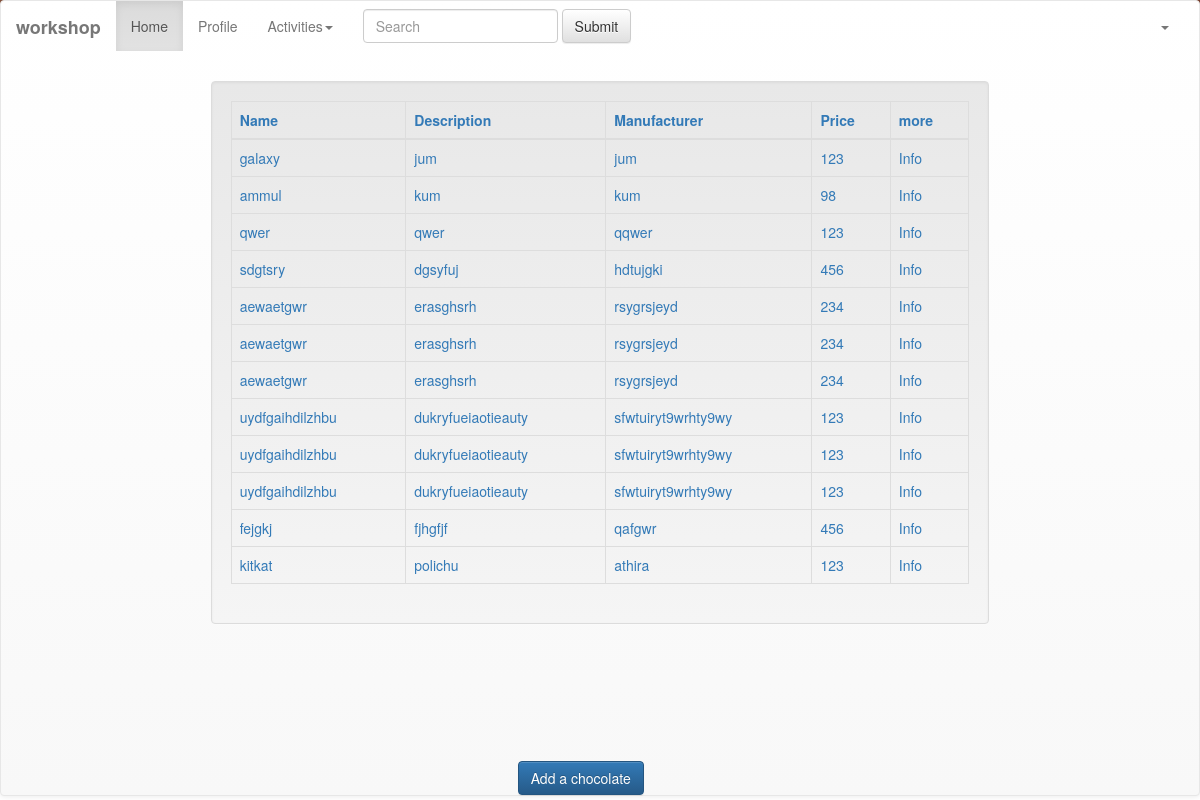
The page / (signed in) on the database its author committed.
### register/models.py (models this page shows)
class Chocolate(models.Model):
    id = models.AutoField(primary_key=True)
    name = models.CharField(_('Chocolate Name'),max_length=100,blank=True )
    discription = models.CharField(_('Chocolate Discription'),max_length=1000,blank=True )
    manufacturer = models.CharField(_('Chocolate Manufacturer'),max_length=100,blank=True )
    price = models.IntegerField(_('Chocolate Price'),
                                validators=[MaxValueValidator(1000), MinValueValidator(0)],
                                help_text=_('4 digits maximum'), blank=True, null=True)

### register/views.py (the view)
# urls.py: 2. Add a URL to urlpatterns: url(r'^$', Home.as_view(), name='home')
class Home(ListView):
    template_name = "index.html"
    def get_queryset(self):
        return Chocolate.objects.all()

### register/templates/index.html (shortened to what this page needs)
{%  load staticfiles %}<!DOCTYPE html>
<html lang="en">
<head>
    <link rel="stylesheet" href="{%  static 'css/bootstrap.min.css' %}">
    <link rel="stylesheet" href="{%  static 'css/bootstrap-theme.min.css' %}">
</head>
<body style="background-image: url({% static "images/choco.jpeg" %});background-repeat:no-repeat;background-size:100%;height: 140px;display:block;padding:0 !important;margin:0;" >
<nav class="navbar navbar-default">
    <div class="container-fluid">
        <div class="navbar-header">
            <a class="navbar-brand" href="#"><b>workshop</b></a>
        </div>
        <div class="collapse navbar-collapse" id="bs-example-navbar-collapse-1">
            <ul class="nav navbar-nav">
                <li class="active"><a href="#">Home <span class="sr-only">(current)</span></a></li>
                <li><a href="#">Profile</a></li>
                <li class="dropdown">
                    <a href="#" class="dropdown-toggle" data-toggle="dropdown" role="button" aria-haspopup="true" aria-expanded="false">Activities<span class="caret"></span></a>
                </li>
            </ul>
            <form class="navbar-form navbar-left" role="search">
                <div class="form-group">
                    <input type="text" class="form-control" placeholder="Search">
                </div>
                <button type="submit" class="btn btn-default">Submit</button>
            </form>
            <ul class="nav navbar-nav navbar-right">
                <li class="dropdown">
                    <a href="#" class="dropdown-toggle" data-toggle="dropdown" role="button" aria-haspopup="true" aria-expanded="false"><span class="caret"></span></a>
                    <ul class="dropdown-menu">
                        {% if user.is_anonymous %}
                            <li><a href="{% url 'register_user'%}">SIGN UP</a></li>
                            <li><a href="{% url 'login' %}">SIGN IN</a></li>
                        {% else %}
                            <li>
                                <div class="btn-group">
                            <a class="btn-new btn-nav btn-white" data-toggle="dropdown">
                        {% endif %}
                    </ul>
                </li>
            </ul>
            <div class="col-md-6"></div>
        </div>
        <div class="col-md-8 col-md-offset-2 well">
            <table class="table table-hover table-bordered table-responsive">
                <thead>
                <tr>
                    <th>
                        Name
                    </th>
                    <th>
                        Description
                    </th>
                    <th>
                        Manufacturer
                    </th>
                    <th>
                        Price
                    </th>
                    <th>
                        more
                    </th>
                </tr>
                </thead>
                <tbody>
                {% for item in object_list %}
                    <tr>
                        <td> {{ item.name }} </td>
                        <td> {{ item.discription }}</td>
                        <td> {{ item.manufacturer }}</td>
                        <td> {{ item.price }}</td>
                        <td> <a href="{% url 'chocolate_info' item.id %}">Info</a> </td>
                    </tr>
                {% endfor %}
                </tbody>
            </table>
        </div>
        {%  if user.is_anonymous %}
            NOTHING HERE:
        {%  else %}
            <div class="col-md-6 col-md-offset-5" style="padding-top:10%;">
                <a href="{% url 'add_chocolate' %}">
                    <button class="btn btn-primary">Add a chocolate</button>
                </a>
            </div>
        {%  endif %}
    </div>
</nav>
</body>
</html>

### rows shown on the page
Chocolate: name "galaxy", discription "jum", manufacturer "jum", price "123"
Chocolate: name "ammul", discription "kum", manufacturer "kum", price "98"
Chocolate: name "qwer", discription "qwer", manufacturer "qqwer", price "123"
Chocolate: name "sdgtsry", discription "dgsyfuj", manufacturer "hdtujgki", price "456"
Chocolate: name "aewaetgwr", discription "erasghsrh", manufacturer "rsygrsjeyd", price "234"
Chocolate: name "aewaetgwr", discription "erasghsrh", manufacturer "rsygrsjeyd", price "234"
Chocolate: name "aewaetgwr", discription "erasghsrh", manufacturer "rsygrsjeyd", price "234"
Chocolate: name "uydfgaihdilzhbu", discription "dukryfueiaotieauty", manufacturer "sfwtuiryt9wrhty9wy", price "123"
Chocolate: name "uydfgaihdilzhbu", discription "dukryfueiaotieauty", manufacturer "sfwtuiryt9wrhty9wy", price "123"
Chocolate: name "uydfgaihdilzhbu", discription "dukryfueiaotieauty", manufacturer "sfwtuiryt9wrhty9wy", price "123"
Chocolate: name "fejgkj", discription "fjhgfjf", manufacturer "qafgwr", price "456"
Chocolate: name "kitkat", discription "polichu", manufacturer "athira", price "123"
